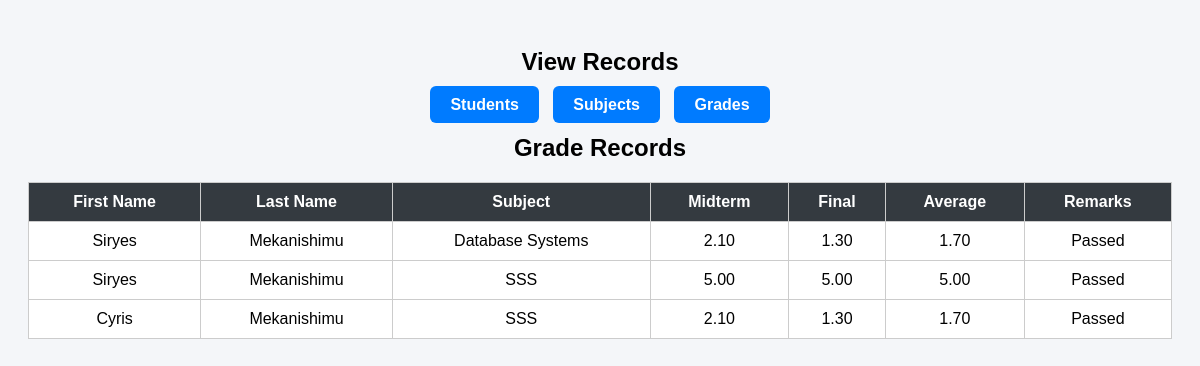
Screenshot of /view.php?type=grades with the database file from the repository.
### tables this page shows
CREATE TABLE `grades` (
  `grade_id` int(11) NOT NULL,
  `student_id` int(11) DEFAULT NULL,
  `subject_id` int(11) DEFAULT NULL,
  `teacher_name` varchar(100) DEFAULT NULL,
  `midterm` decimal(5,2) DEFAULT NULL,
  `final` decimal(5,2) DEFAULT NULL,
  `average` decimal(5,2) DEFAULT NULL,
  `remarks` varchar(10) DEFAULT NULL
);

CREATE TABLE `students` (
  `StudentID` int(11) NOT NULL,
  `FirstName` text DEFAULT NULL,
  `LastName` text DEFAULT NULL,
  `Age` int(11) DEFAULT NULL,
  `Address` text DEFAULT NULL,
  `Contact` varchar(15) NOT NULL,
  `Course` text DEFAULT NULL,
  `Gender` text DEFAULT NULL,
  `YearLevel` text DEFAULT NULL
);

CREATE TABLE `subjects` (
  `subject_id` int(11) NOT NULL,
  `subject_name` varchar(100) DEFAULT NULL,
  `units` int(11) DEFAULT NULL
);

### view.php (the view, shortened to what this page needs)
<?php
$conn = mysqli_connect("localhost", "root", "", "studentrecordsV1");
$type = $_GET['type'] ?? 'students';
?>
<!DOCTYPE html>
<html>
<head>
</head>
<body>
<h2>View Records</h2>
<div class="buttons">
    <a href="view.php?type=students">Students</a>
    <a href="view.php?type=subjects">Subjects</a>
    <a href="view.php?type=grades">Grades</a>
</div>
<table>
<?php
if ($type === 'students') {
    echo "
    <tr>
        <th>ID</th>
        <th>First Name</th>
        <th>Last Name</th>
        <th>Age</th>
        <th>Address</th>
        <th>Contact</th>
        <th>Course</th>
        <th>Gender</th>
        <th>Year Level</th>
    </tr>";
    $result = mysqli_query($conn, "SELECT * FROM students");
    while ($row = mysqli_fetch_assoc($result)) {
        echo "<tr>
            <td>{$row['StudentID']}</td>
            <td>{$row['FirstName']}</td>
            <td>{$row['LastName']}</td>
            <td>{$row['Age']}</td>
            <td>{$row['Address']}</td>
            <td>{$row['Contact']}</td>
            <td>{$row['Course']}</td>
            <td>{$row['Gender']}</td>
            <td>{$row['YearLevel']}</td>
        </tr>";
    }
}
elseif ($type === 'grades') {
    $result = mysqli_query($conn, "SELECT * FROM grades");
    while ($row = mysqli_fetch_assoc($result)) {
       $sql = "SELECT Grades.grade_id, Students.FirstName, Students.LastName, Subjects.subject_name,
                       Grades.midterm, Grades.final, Grades.average, Grades.remarks
                FROM Grades
                INNER JOIN Students ON Grades.student_id = Students.StudentID
                INNER JOIN Subjects ON Grades.subject_id = Subjects.subject_id";
        $result = $conn->query($sql);
        if($result->num_rows > 0){
            echo "<h2>Grade Records</h2>";
            echo "<table><tr>
                    <th>First Name</th><th>Last Name</th><th>Subject</th>
                    <th>Midterm</th><th>Final</th><th>Average</th><th>Remarks</th>
                  </tr>";
            while($row = $result->fetch_assoc()){
                echo "<tr>
                        <td>{$row['FirstName']}</td>
                        <td>{$row['LastName']}</td>
                        <td>{$row['subject_name']}</td>
                        <td>{$row['midterm']}</td>
                        <td>{$row['final']}</td>
                        <td>{$row['average']}</td>
                        <td>{$row['remarks']}</td>
                      </tr>";
            }
            echo "</table>";
        } else { echo "<p>No grades found.</p>"; }
}
}
?>
</table>
</body>
</html>

### view.php (style rules this page uses)
body { font-family: Arial, sans-serif; background: #f4f6f9; padding: 20px; }
h2 { text-align: center; }
.buttons { text-align: center; margin-bottom: 20px; }
.buttons a { padding: 10px 20px; margin: 5px; background: #007bff; color: white; text-decoration: none; border-radius: 6px; font-weight: bold; }
table { width: 100%; border-collapse: collapse; background: white; }
th, td { border: 1px solid #ccc; padding: 10px; text-align: center; }
th { background: #343a40; color: white; }

### rows the page displays
grades: student.FirstName "Siryes", student.LastName "Mekanishimu", subject.subject_name "Database Systems", midterm "2.10", final "1.30", average "1.70", remarks "Passed"
grades: student.FirstName "Siryes", student.LastName "Mekanishimu", subject.subject_name "SSS", midterm "5.00", final "5.00", average "5.00", remarks "Passed"
grades: student.FirstName "Cyris", student.LastName "Mekanishimu", subject.subject_name "SSS", midterm "2.10", final "1.30", average "1.70", remarks "Passed"
